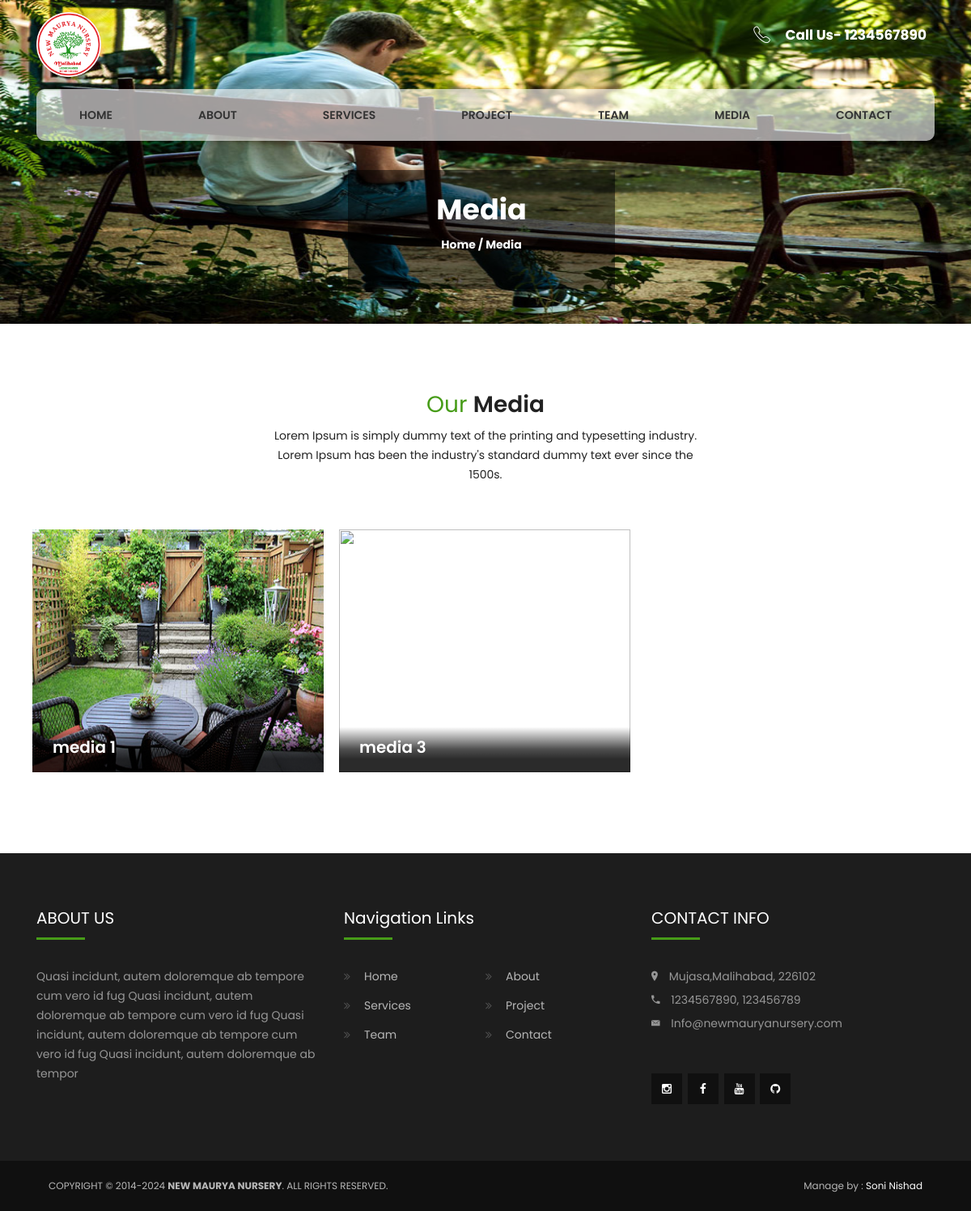
The page /media.php on the database its author committed.
### tables this page shows
CREATE TABLE `logo` (
  `id` int(11) NOT NULL,
  `image` varchar(1000) NOT NULL
);

CREATE TABLE `header` (
  `id` int(11) NOT NULL,
  `address` varchar(1000) NOT NULL,
  `email` varchar(50) NOT NULL,
  `contactno` varchar(13) NOT NULL,
  `contactinfo` varchar(13) NOT NULL,
  `social_media` varchar(2000) NOT NULL
);

CREATE TABLE `background` (
  `id` int(11) NOT NULL,
  `image` varchar(2000) NOT NULL
);

CREATE TABLE `media` (
  `id` int(11) NOT NULL,
  `image` varchar(1000) NOT NULL,
  `heading` varchar(200) NOT NULL
);

CREATE TABLE `footer` (
  `id` int(11) NOT NULL,
  `about` varchar(225) NOT NULL
);

CREATE TABLE `social_media` (
  `id` int(11) NOT NULL,
  `icons` varchar(225) NOT NULL,
  `url` varchar(225) NOT NULL
);

### media.php (the view, shortened to what this page needs)
<!DOCTYPE html>
<html lang="en">
<head>
    <?php
                    include ('connection.php');
                ?>
    <link href="assets/css/bootstrap.min.css" rel="stylesheet" type="text/css">
    <link href="assets/css/owl.carousel.css" rel="stylesheet" type="text/css">
    <link href="assets/css/font-awesome.css" rel="stylesheet" type="text/css">
    <link href="assets/css/ionicons.css" rel="stylesheet" type="text/css">
    <link href="assets/css/flaticon.css" rel="stylesheet" type="text/css">
    <link href="assets/css/simple-line-icons.css" rel="stylesheet" type="text/css">
    <link href="assets/css/jquery-ui.min.css" type="text/css" rel="stylesheet">
    <link href="assets/css/jquery.fancybox.css" rel="stylesheet" type="text/css">
    <link href="assets/css/settings.css" type="text/css" rel="stylesheet" media="screen">
    <link href="assets/css/layers.css" type="text/css" rel="stylesheet" media="screen">
    <link href="assets/css/style.css" type="text/css" rel="stylesheet">
    <link href="assets/css/index.css" type="text/css" rel="stylesheet">
    <link href="assets/css/header.css" type="text/css" rel="stylesheet">
    <link href="assets/css/footer.css" type="text/css" rel="stylesheet">
    <link href="assets/css/index1.css" type="text/css" rel="stylesheet">
    <link href="assets/css/header1.css" type="text/css" rel="stylesheet">
    <link href="assets/css/footer1.css" type="text/css" rel="stylesheet">
    <link href="assets/css/theme-color/default.css" rel="stylesheet" type="text/css" id="theme-color" />
</head>
<body>
    <header id="header" class="header">
        <div class="nav-wrap">
            <div class="container">
                <div class="top_info ptb-15">
                    <div class="row d-flex justify-content-between">
                        <div class="col-md-3">
                            <div class="logo">
                                <?php
                $query="select * from logo";
                $result=mysqli_query($conn,$query);
                $row=mysqli_fetch_assoc($result)
                ?>
                                <img src="upload/<?php echo $row['image']; ?>" alt="Logo" height="80px" width="80px">
                            </div>
                        </div>
                        <div class="col-md-5 d-flex aling-items-center">
                            <div class="call_now">
                                <?php
                $query="select * from header";
                $result=mysqli_query($conn,$query);
                $row=mysqli_fetch_assoc($result)
                ?>
                                <i class="ion-ios-telephone-outline"></i>
                                <span> <a href="#">Call Us- <?php echo $row['contactno']?></a></span>
                            </div>
                        </div>
                    </div>
                </div>
                <div class="row">
                    <div class="col-md-12 nav-bg">
                        <div class="nav_bg_color">
                            <nav class="navigation">
                                <ul class="mobile-menu d-md-flex justify-content-around">
                                    <li>
                                        <a href="index">Home</a><i class="ion-ios-plus-empty hidden-md-up"></i>
                                    </li>
                                    <li>
                                        <a href="about">About</a><i class="ion-ios-plus-empty hidden-md-up"></i>
                                    </li>
                                    <li>
                                        <a href="services">Services</a><i class="ion-ios-plus-empty hidden-md-up"></i>
                                    </li>
                                    <li>
                                        <a href="project">Project</a><i class="ion-ios-plus-empty hidden-md-up"></i>
                                    </li>
                                    <li>
                                        <a href="team">Team</a><i class="ion-ios-plus-empty hidden-md-up"></i>
                                    </li>
                                    <li>
                                        <a href="media">Media</a><i class="ion-ios-plus-empty hidden-md-up"></i>
                                    </li>
                                    <li>
                                        <a href="contact">Contact</a><i class="ion-ios-plus-empty hidden-md-up"></i>
                                    </li>
                                </ul>
                            </nav>
                        </div>
                    </div>
                </div>
            </div>
        </div>
    </header>
    <body>
        <div class="box  ">
            <?php
                $query="select * from background";
                $result=mysqli_query($conn,$query);
                $row=mysqli_fetch_assoc($result)
                ?>
            <img src="upload/<?php echo $row['image']; ?>" alt="" height="400px" width="100%">
            <div class="div title_row light-color" style="margin-top:-220px;">
                <h1 style="width:330px;height:147px; padding-top:30px; background:rgba(0, 0, 0, .5);">
                    <span>Media</span>
                    <div class="page-breadcrumb mt-3" style="font-size:14px;background:transparent;z-index:-1;">
                        <a>Home </a>/ <span style="color:white;">Media</span>
                    </div>
                </h1>
            </div>
        </div>
        <section id="work" class="padding ptb-xs-40">
            <div class="container">
                <div class="row text-center">
                    <div class="col-lg-6 offset-lg-3 mb-30">
                        <div class="heading-box">
                            <h2><span>Our </span> Media</h2>
                            <p>Lorem Ipsum is simply dummy text of the printing and typesetting industry. Lorem Ipsum
                                has
                                been the industry's standard dummy text ever since the 1500s.</p>
                        </div>
                    </div>
                </div>
                <div class="row container-grid nf-col-3">
                    <?php
                $query="select * from media";
                $result=mysqli_query($conn,$query);
                while($row=mysqli_fetch_assoc($result))
                {
                ?>
                    <div class="nf-item branding coffee spacing">
                        <div class="item-box">
                            <a> <img src="upload/<?php echo $row['image'];?>" class="item-container"
                                    style="height: 300px;"> </a>
                            <div class="gallery-heading pb-3">
                                <h4><a href="#"><?php echo $row['heading'];?></a></h4>
                            </div>
                        </div>
                    </div>
                    <?php
                }
                 ?>
                </div>
            </div>
        </section>
        <footer id="footer">
            <div id="footer-widgets" class="container style-1">
                <div class="row">
                    <div class="col-lg-4">
                        <div class="widget widget_text">
                            <h2 class="widget-title"><span>ABOUT US</span></h2>
                            <div class="textwidget">
                                <?php
                                $query="select * from footer";
                                $result=mysqli_query($conn,$query);
                                $row=mysqli_fetch_assoc($result)
                                ?>
                                <p class="justifier">
                                    <?php echo $row['about'] ?>
                                </p>
                            </div>
                        </div>
                    </div>
                    <div class="col-lg-4">
                        <div class="widget widget_links">
                            <h2 class="widget-title"><span>Navigation Links</span></h2>
                            <ul class="wprt-links clearfix col2">
                                <li>
                                    <a href="index">Home</a>
                                </li>
                                <li>
                                    <a href="about">About</a>
                                </li>
                                <li>
                                    <a href="services">Services</a>
                                </li>
                                <li>
                                    <a href="project">Project</a>
                                </li>
                                <li>
                                    <a href="team">Team</a>
                                </li>
                                <li>
                                    <a href="contact">Contact</a>
                                </li>
                            </ul>
                        </div>
                    </div>
                    <div class="col-lg-4">
                        <div class="widget widget_information">
                            <h2 class="widget-title"><span>CONTACT INFO</span></h2>
                            <?php
                        $query="select * from header";
                        $result=mysqli_query($conn,$query);
                        $row=mysqli_fetch_assoc($result)
                        ?>
                            <ul>
                                <li class="address clearfix">
                                    <span class="icon ion-ios-location"></span>
                                    <span
                                        style="padding-bottom:3px;margin-left:10px"><?php echo $row['address']; ?></span>
                                </li>
                                <li class="phone clearfix">
                                <span class="icon ion-android-call"></span>
                                <span style="padding-bottom:3px;margin-left:10px"><?php echo $row['contactno']; ?>,  <?php echo $row['contactinfo']; ?></span>
                            </li>
                                <li class="email clearfix">
                                    <span class="icon ion-ios-email"></span>
                                    <span style="margin-left:10px"><?php echo $row['email']; ?></span>
                                </li>
                            </ul>
                        </div>
                        <div class="widget widget_socials">
                            <?php
                        $query="select * from social_media";
                        $result=mysqli_query($conn,$query);
                        while($row=mysqli_fetch_assoc($result))
                        {
                        ?>
                            <div class="socials" style="display:inline">
                                <a target="_blank" href="<?php echo $row['url'];?>"><i
                                        class="<?php echo $row['icons'];?>"></i></a>
                            </div>
                            <?php
                        }
                        ?>
                        </div>
                    </div>
                </div>
            </div>
            <div id="bottom" class="clearfix style-1">
                <div id="bottom-bar-inner" class="wprt-container">
                    <div class="bottom-bar-inner-wrap">
                        <div class="bottom-bar-content">
                            <div id="copyright">
                                Copyright &copy; 2014-
                                <a><b>New Maurya Nursery</b></a>.
                                All Rights Reserved.
                            </div>
                        </div>
                             <div class="bottom-bar-menu">
                        Manage by :
                        <a href="#" target="_blank"><span style="color:white;">Soni Nishad</span></a>
                    </div>
                    </div>
                </div>
            </div>
        </footer>
    </body>
</html>

### rows shown on the page
logo: image (picture)
header: contactno "1234567890", address "Mujasa,Malihabad, 226102", contactinfo "123456789", email "Info@newmauryanursery.com"
background: image (picture)
media: heading "media 1"
media: heading "media 3"
footer: about "Quasi incidunt, autem doloremque ab tempore cum vero id fug Quasi incidunt, autem doloremque ab tempore cum vero id fug Quasi incidunt, autem doloremque ab tempore cum vero id fug Quasi incidunt, autem doloremque ab tempor"
